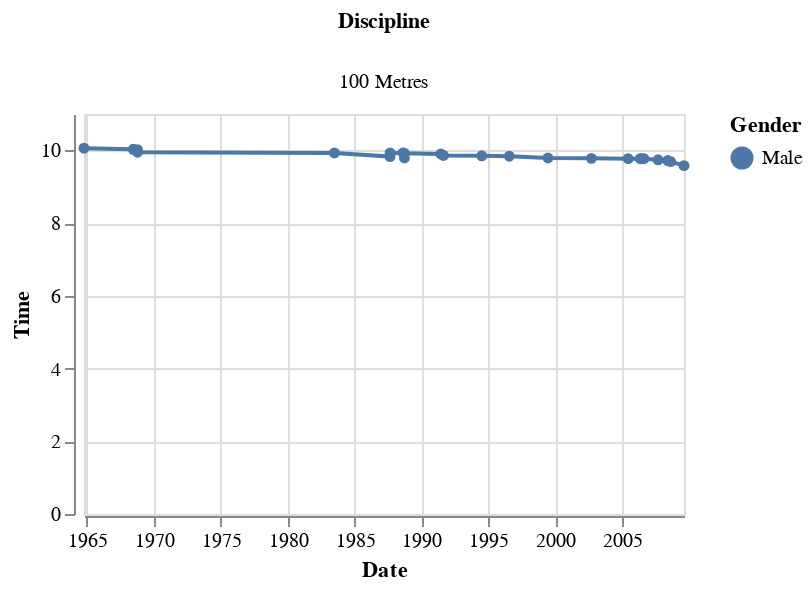

The notebook cell this image was saved under:
### Code cell
#Trying only one discipline because the x-axis is wild

# Altair-Plot erstellen
chart = alt.Chart(df_100M).mark_line(point=True).encode(
    x='Date',
    y='Time',
    color='Gender',
    tooltip=['Date', 'Time', 'Gender']
).properties(
    width=300,
    height=200
).facet(
    column='Discipline'
)

chart.show()

### Figure 1 — Vega-Lite specification as saved in the notebook (floating-point values rounded to 4 significant figures)
{"config": {"view": {"continuousWidth": 300, "continuousHeight": 300}}, "data": {"name": "data-e3f760d53aea6c9ed5ed881584be97f9"}, "facet": {"column": {"field": "Discipline", "type": "nominal"}}, "spec": {"mark": {"type": "line", "point": true}, "encoding": {"color": {"field": "Gender", "type": "nominal"}, "tooltip": [{"field": "Date", "type": "temporal"}, {"field": "Time", "type": "quantitative"}, {"field": "Gender", "type": "nominal"}], "x": {"field": "Date", "type": "temporal"}, "y": {"field": "Time", "type": "quantitative"}}, "height": 200, "width": 300}, "$schema": "https://vega.github.io/schema/vega-lite/v5.17.0.json", "datasets": {"data-e3f760d53aea6c9ed5ed881584be97f9": [{"Time": 10.06, "Athlete": "Bob Hayes", "Country": "United States", "Date": "1964-10-15T00:00:00", "Discipline": "100 Metres", "Gender": "Male"}, {"Time": 10.03, "Athlete": "Jim Hines", "Country": "United States", "Date": "1968-06-20T00:00:00", "Discipline": "100 Metres", "Gender": "Male"}, {"Time": 10.02, "Athlete": "Charles Greene", "Country": "United States", "Date": "1968-10-13T00:00:00", "Discipline": "100 Metres", "Gender": "Male"}, {"Time": 9.95, "Athlete": "Jim Hines", "Country": "United States", "Date": "1968-10-14T00:00:00", "Discipline": "100 Metres", "Gender": "Male"}, {"Time": 9.93, "Athlete": "Calvin Smith", "Country": "United States", "Date": "1983-07-03T00:00:00", "Discipline": "100 Metres", "Gender": "Male"}, {"Time": 9.83, "Athlete": "Ben Johnson", "Country": "Canada", "Date": "1987-08-30T00:00:00", "Discipline": "100 Metres", "Gender": "Male"}, {"Time": 9.93, "Athlete": "Carl Lewis", "Country": "United States", "Date": "1987-08-30T00:00:00", "Discipline": "100 Metres", "Gender": "Male"}, {"Time": 9.93, "Athlete": "Carl Lewis", "Country": "United States", "Date": "1988-08-17T00:00:00", "Discipline": "100 Metres", "Gender": "Male"}, {"Time": 9.79, "Athlete": "Ben Johnson", "Country": "Canada", "Date": "1988-09-24T00:00:00", "Discipline": "100 Metres", "Gender": "Male"}, {"Time": 9.92, "Athlete": "Carl Lewis", "Country": "United States", "Date": "1988-09-24T00:00:00", "Discipline": "100 Metres", "Gender": "Male"}, {"Time": 9.9, "Athlete": "Leroy Burrell", "Country": "United States", "Date": "1991-06-14T00:00:00", "Discipline": "100 Metres", "Gender": "Male"}, {"Time": 9.86, "Athlete": "Carl Lewis", "Country": "United States", "Date": "1991-08-25T00:00:00", "Discipline": "100 Metres", "Gender": "Male"}, {"Time": 9.85, "Athlete": "Leroy Burrell", "Country": "United States", "Date": "1994-07-06T00:00:00", "Discipline": "100 Metres", "Gender": "Male"}, {"Time": 9.84, "Athlete": "Donovan Bailey", "Country": "Canada", "Date": "1996-07-27T00:00:00", "Discipline": "100 Metres", "Gender": "Male"}, {"Time": 9.79, "Athlete": "Maurice Greene", "Country": "United States", "Date": "1999-06-16T00:00:00", "Discipline": "100 Metres", "Gender": "Male"}, {"Time": 9.78, "Athlete": "Tim Montgomery", "Country": "United States", "Date": "2002-09-14T00:00:00", "Discipline": "100 Metres", "Gender": "Male"}, {"Time": 9.77, "Athlete": "Asafa Powell", "Country": "Jamaica", "Date": "2005-06-14T00:00:00", "Discipline": "100 Metres", "Gender": "Male"}, {"Time": 9.77, "Athlete": "Justin Gatlin", "Country": "United States", "Date": "2006-05-12T00:00:00", "Discipline": "100 Metres", "Gender": "Male"}, {"Time": 9.77, "Athlete": "Asafa Powell", "Country": "Jamaica", "Date": "2006-06-11T00:00:00", "Discipline": "100 Metres", "Gender": "Male"}, {"Time": 9.77, "Athlete": "Asafa Powell", "Country": "Jamaica", "Date": "2006-08-18T00:00:00", "Discipline": "100 Metres", "Gender": "Male"}, {"Time": 9.74, "Athlete": "Asafa Powell", "Country": "Jamaica", "Date": "2007-09-09T00:00:00", "Discipline": "100 Metres", "Gender": "Male"}, {"Time": 9.72, "Athlete": "Usain Bolt", "Country": "Jamaica", "Date": "2008-05-31T00:00:00", "Discipline": "100 Metres", "Gender": "Male"}, {"Time": 9.69, "Athlete": "Usain Bolt", "Country": "Jamaica", "Date": "2008-08-16T00:00:00", "Discipline": "100 Metres", "Gender": "Male"}, {"Time": 9.58, "Athlete": "Usain Bolt", "Country": "Jamaica", "Date": "2009-08-16T00:00:00", "Discipline": "100 Metres", "Gender": "Male"}]}}
